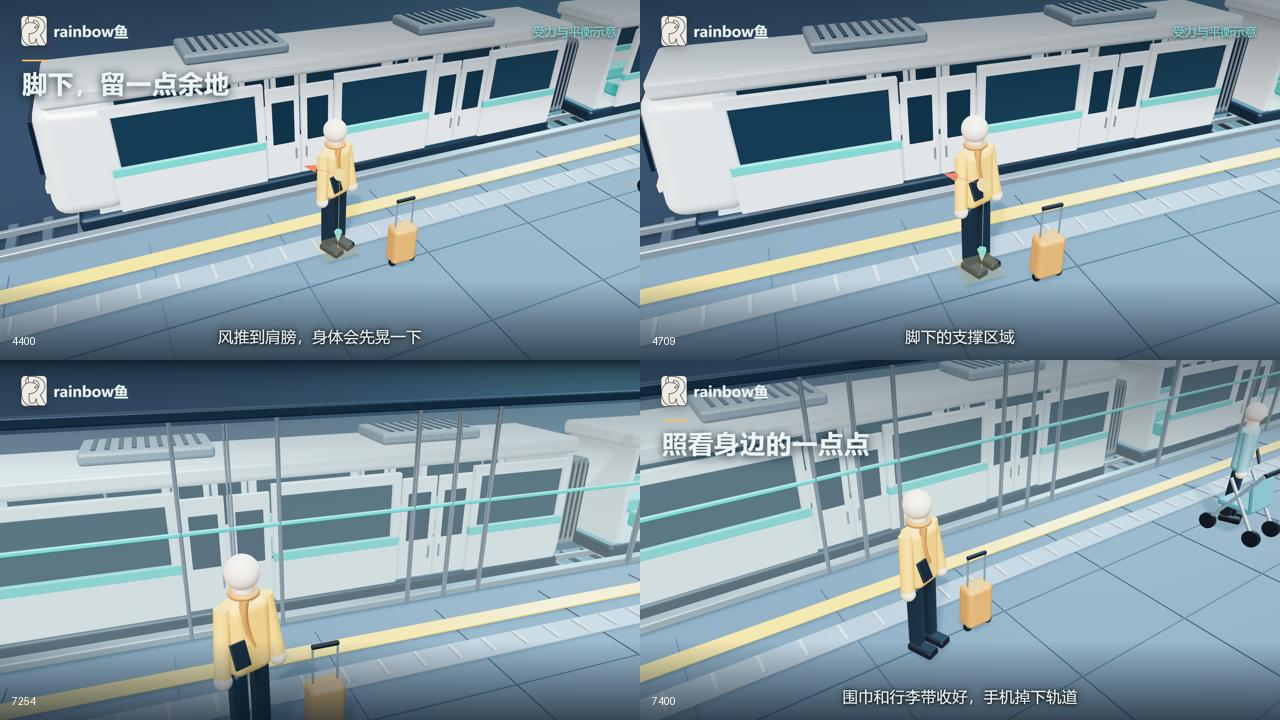

Recreate this plot in Python.
from PIL import Image,ImageDraw
fs=[4400,4709,7254,7400]
ims=[Image.open(f'output/metro/frame-{f}.jpg').convert('RGB').resize((640,360)) for f in fs]
out=Image.new('RGB',(1280,720),(10,20,30)); d=ImageDraw.Draw(out)
for i,(im,f) in enumerate(zip(ims,fs)):
 x=(i%2)*640; y=(i//2)*360; out.paste(im,(x,y)); d.text((x+12,y+335),str(f),fill='white')
out.save('tmp_scarf_contact.jpg')
